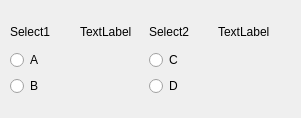
<?xml version="1.0" encoding="UTF-8"?>
<ui version="4.0">
 <class>Dialog</class>
 <widget class="QDialog" name="Dialog">
  <property name="geometry">
   <rect>
    <x>0</x>
    <y>0</y>
    <width>301</width>
    <height>118</height>
   </rect>
  </property>
  <property name="windowTitle">
   <string>Dialog</string>
  </property>
  <widget class="QWidget" name="">
   <property name="geometry">
    <rect>
     <x>10</x>
     <y>20</y>
     <width>271</width>
     <height>76</height>
    </rect>
   </property>
   <layout class="QHBoxLayout" name="horizontalLayout_3">
    <item>
     <layout class="QVBoxLayout" name="verticalLayout_4">
      <item>
       <layout class="QHBoxLayout" name="horizontalLayout_2">
        <item>
         <widget class="QLabel" name="label">
          <property name="text">
           <string>Select1</string>
          </property>
         </widget>
        </item>
        <item>
         <widget class="QLabel" name="label_3">
          <property name="text">
           <string>TextLabel</string>
          </property>
         </widget>
        </item>
       </layout>
      </item>
      <item>
       <layout class="QVBoxLayout" name="verticalLayout_3">
        <item>
         <widget class="QRadioButton" name="radioButton">
          <property name="text">
           <string>A</string>
          </property>
          <attribute name="buttonGroup">
           <string notr="true">buttonGroup</string>
          </attribute>
         </widget>
        </item>
        <item>
         <widget class="QRadioButton" name="radioButton_2">
          <property name="text">
           <string>B</string>
          </property>
          <attribute name="buttonGroup">
           <string notr="true">buttonGroup</string>
          </attribute>
         </widget>
        </item>
       </layout>
      </item>
     </layout>
    </item>
    <item>
     <layout class="QVBoxLayout" name="verticalLayout_2">
      <item>
       <layout class="QHBoxLayout" name="horizontalLayout">
        <item>
         <widget class="QLabel" name="label_2">
          <property name="text">
           <string>Select2</string>
          </property>
         </widget>
        </item>
        <item>
         <widget class="QLabel" name="result_1">
          <property name="text">
           <string>TextLabel</string>
          </property>
         </widget>
        </item>
       </layout>
      </item>
      <item>
       <layout class="QVBoxLayout" name="verticalLayout">
        <item>
         <widget class="QRadioButton" name="radioButton_3">
          <property name="text">
           <string>C</string>
          </property>
          <attribute name="buttonGroup">
           <string notr="true">buttonGroup_2</string>
          </attribute>
         </widget>
        </item>
        <item>
         <widget class="QRadioButton" name="radioButton_4">
          <property name="text">
           <string>D</string>
          </property>
          <attribute name="buttonGroup">
           <string notr="true">buttonGroup_2</string>
          </attribute>
         </widget>
        </item>
       </layout>
      </item>
     </layout>
    </item>
   </layout>
  </widget>
 </widget>
 <resources/>
 <connections/>
 <buttongroups>
  <buttongroup name="buttonGroup"/>
  <buttongroup name="buttonGroup_2"/>
 </buttongroups>
</ui>
